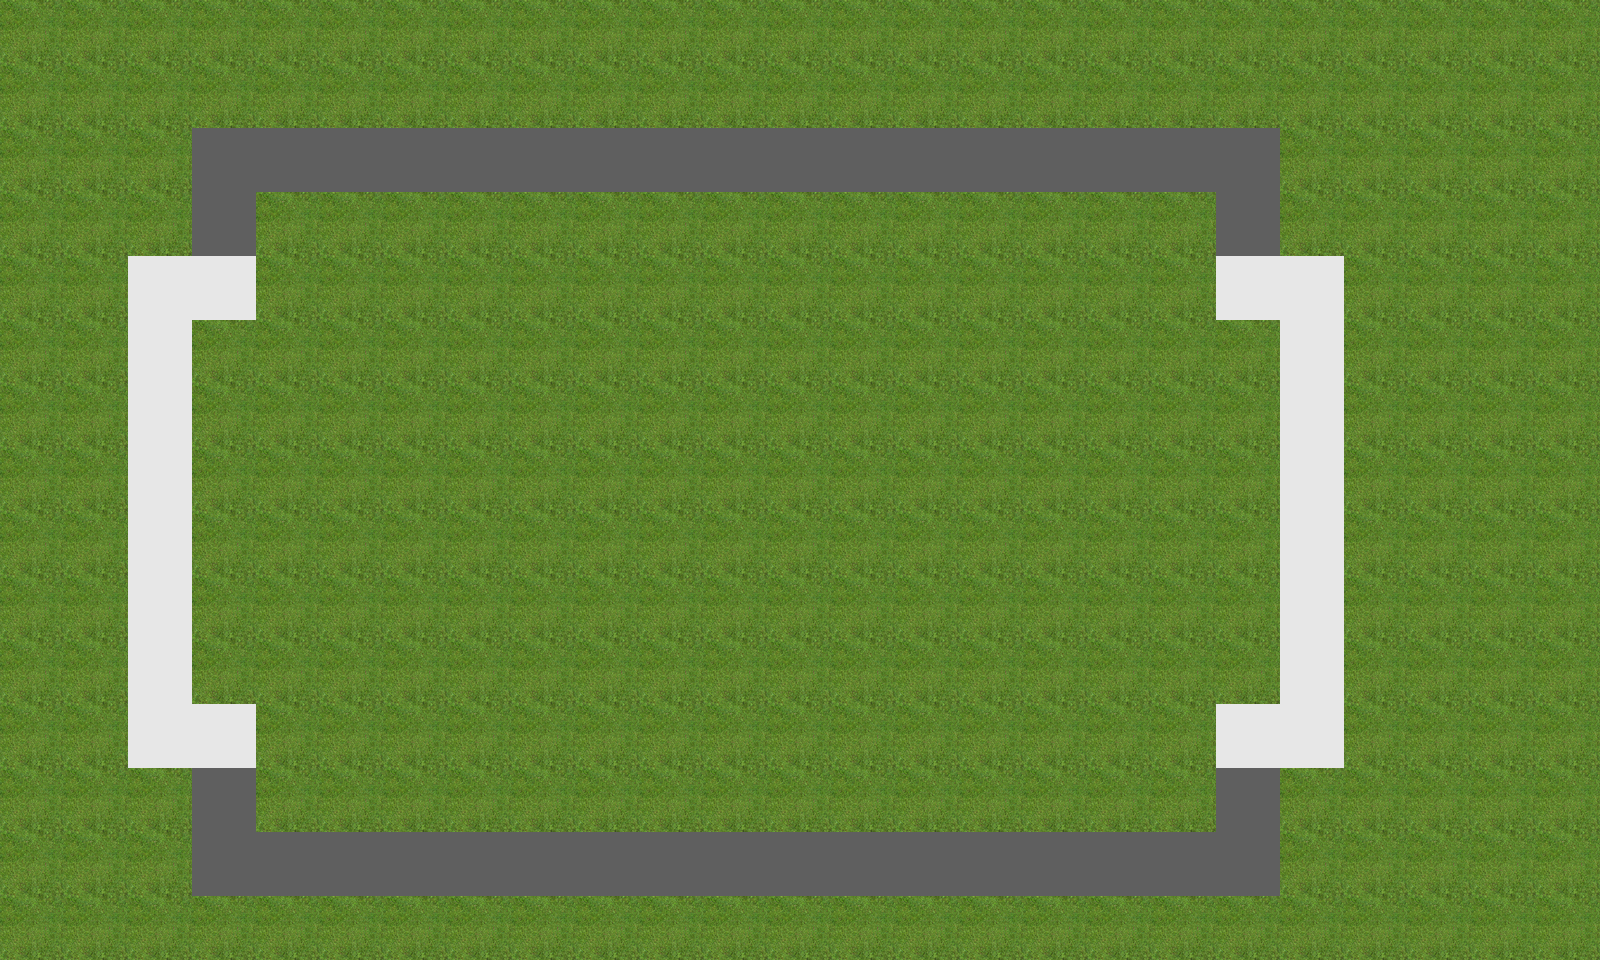

A level layout from a 2D game, rendered from its tile map. Below: a short description, then the map file with tile-grid data replaced by summaries:
An orthogonal 25x15 tile map with 64x64 px tiles, 2 tile layers (floor, wall), 2 tilesets and 10 objects (6x Player, 2x GoalSensor, 2x SpawnSensor).

<map version="1.0" orientation="orthogonal" renderorder="right-down" width="25" height="15" tilewidth="64" tileheight="64">
 <tileset firstgid="1" name="grass" tilewidth="64" tileheight="64">
  <image source="grass.png" width="64" height="64" />
 </tileset>
 <tileset firstgid="2" name="stadium-wall-goal" tilewidth="64" tileheight="64">
  <image source="stadium-wall-goal.png" width="128" height="64" />
 </tileset>
 <layer name="floor" width="25" height="15">
  <data>[375 cells, 375 non-empty, 1 distinct tile ids]</data>
 </layer>
 <layer name="wall" width="25" height="15">
  <data>[375 cells, 58 non-empty, 2 distinct tile ids]</data>
 </layer>
 <objectgroup name="players1">
  <object name="player1a" type="Player" x="320" y="480" width="64" height="64">
   <properties>
    <property name="color" value="blue" />
   </properties>
  </object>
  <object name="player2a" type="Player" x="1136" y="448" width="64" height="64">
   <properties>
    <property name="color" value="red" />
   </properties>
  </object>
 </objectgroup>
 <objectgroup name="players2">
  <object name="player1b" type="Player" x="448" y="608" width="64" height="64">
   <properties>
    <property name="color" value="blue" />
   </properties>
  </object>
  <object name="player2b" type="Player" x="1024" y="608" width="64" height="64">
   <properties>
    <property name="color" value="red" />
   </properties>
  </object>
 </objectgroup>
 <objectgroup name="players3">
  <object name="player1c" type="Player" x="448" y="352" width="64" height="64">
   <properties>
    <property name="color" value="blue" />
   </properties>
  </object>
  <object name="player2c" type="Player" x="1024" y="304" width="64" height="64">
   <properties>
    <property name="color" value="red" />
   </properties>
  </object>
 </objectgroup>
 <objectgroup name="sensor">
  <object name="goal1" type="GoalSensor" x="192" y="320" width="16" height="384">
   <properties>
    <property name="team" value="left" />
   </properties>
  </object>
  <object name="goal2" type="GoalSensor" x="1264" y="320" width="16" height="384">
   <properties>
    <property name="team" value="right" />
   </properties>
  </object>
  <object name="spawn_sensor" type="SpawnSensor" x="672" y="256" width="64" height="512" />
  <object name="bomb_sensor1" type="SpawnSensor" x="256" y="192" width="960" height="640" />
 </objectgroup>
</map>
